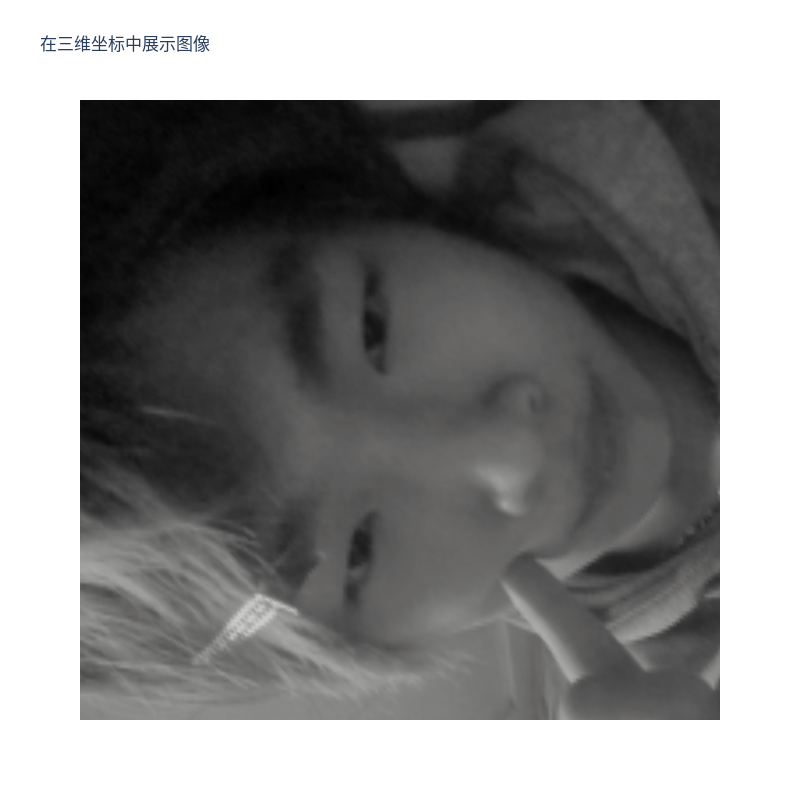

The cell this chart's notebook holds for it:
### Code cell
# 图像尺寸
height, width = img_gray.shape

# 生成 X 和 Y 坐标
x = np.arange(width)
y = np.arange(height)
x, y = np.meshgrid(x, y)

# 将灰度值作为 Z 坐标
z = np.zeros_like(img_gray)

# 创建 3D 图形
fig = go.Figure(
    data=[
        go.Surface(
            z=z, x=x, y=y, surfacecolor=img_gray, colorscale="gray", showscale=False
        )
    ]
)


# 更新布局
fig.update_layout(
    title="在三维坐标中展示图像",
    scene=dict(
        xaxis_title="X 轴",
        yaxis_title="Y 轴",
        zaxis_title="像素值",
        camera=dict(eye=dict(x=0, y=0, z=-1)),
    ),
    width=800,
    height=800,
)

fig.show()

### Figure 1 — Plotly figure (JSON) as saved in the notebook; plotly's stock layout.template omitted (floating-point values rounded to 4 significant figures; data arrays with more than 128 entries replaced by an {"elided": "..."} marker saying what was removed)
{"data": [{"colorscale": [[0, "rgb(0, 0, 0)"], [0.09091, "rgb(16, 16, 16)"], [0.1818, "rgb(38, 38, 38)"], [0.2727, "rgb(59, 59, 59)"], [0.3636, "rgb(81, 80, 80)"], [0.4545, "rgb(102, 101, 101)"], [0.5455, "rgb(124, 123, 122)"], [0.6364, "rgb(146, 146, 145)"], [0.7273, "rgb(171, 171, 170)"], [0.8182, "rgb(197, 197, 195)"], [0.9091, "rgb(224, 224, 223)"], [1, "rgb(254, 254, 253)"]], "showscale": false, "surfacecolor": {"elided": "200x200 int values"}, "type": "surface", "x": {"elided": "200x200 int values"}, "y": {"elided": "200x200 int values"}, "z": {"elided": "200x200 int values"}}], "layout": {"height": 800, "scene": {"camera": {"eye": {"x": 0, "y": 0, "z": -1}}, "xaxis": {"title": {"text": "X 轴"}}, "yaxis": {"title": {"text": "Y 轴"}}, "zaxis": {"title": {"text": "像素值"}}}, "title": {"text": "在三维坐标中展示图像"}, "width": 800}}
